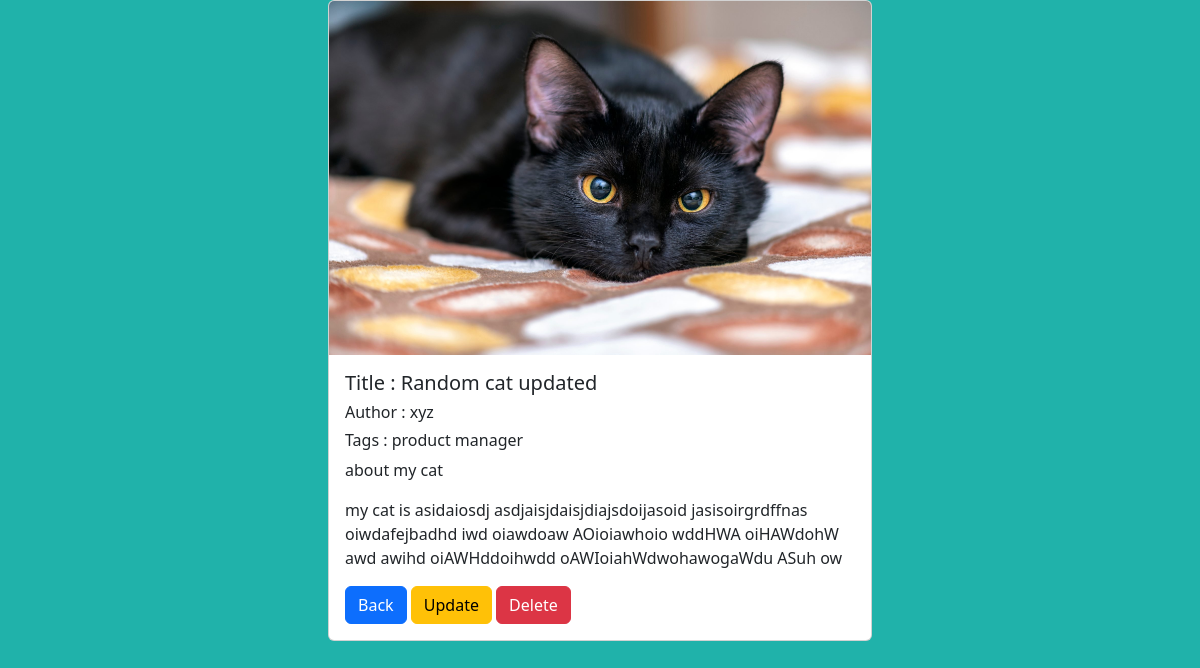
Page /blog/22 on the committed database.
### main/models.py (models this page shows, shortened)
class Blogs(models.Model):
    author = models.ForeignKey(User, on_delete=models.CASCADE)
    tag = models.ManyToManyField(Tags)
    title = models.CharField(max_length=200)
    small_desc= models.TextField()
    full_content = models.TextField()
    img= models.ImageField(upload_to="images/")

class User(models.Model):
    name = models.CharField(max_length=100)

class Tags(models.Model):
    tags = models.CharField(max_length=50)
    def __str__(self):
        return self.tags

### main/views.py (the view)
# urls.py: path('blog/<int:pk>',views.View_blog, name='View_blog'),
def View_blog(request,pk):
    try:
        content = Blogs.objects.get(pk= pk)
        info = {'content' : content }
        return render(request,"view_blog.html",info)
    except:
        return HttpResponse("Some error occurred while processing your request")

### templates/view_blog.html (shortened to what this page needs)
<!doctype html>
<html lang="en">
  <head>
    <link href="https://cdn.jsdelivr.net/npm/bootstrap@5.2.0-beta1/dist/css/bootstrap.min.css" rel="stylesheet">
  </head>
  <body style="background-color: lightseagreen;">
    <div class="card mx-auto" style="width: 34rem;">
      <img src="{{content.img.url}}" alt="Blog image" class="card-img-top">
      <div class="card-body">
        <h5 class="card-title"> Title : {{content.title}}</h5>
        <h6 class="card-title"> Author : {{content.author.name}}</h5>
        <h6 class="card-title"> Tags : {% for tags in content.tag.all %}{{ tags }}<br>{% endfor %}</h5>
        <p class="card-text"> {{content.small_desc}} </p>
        <p class="card-text"> {{content.full_content}} </p>
        <a href="{% url 'Blog' %}" class="btn btn-primary">Back</a>
        <a href= "{% url 'Update' content.pk %}" class="btn btn-warning">Update</a>
        <a href= "{% url 'Delete' content.pk %}" class="btn btn-danger">Delete</a>
      </div>
    </div>
  </body>
</html>

### rows in the picture
Blogs: img (picture), title "Random cat updated", author.name "xyz", small_desc "about my cat", full_content "my cat is asidaiosdj asdjaisjdaisjdiajsdoijasoid jasisoirgrdffnas oiwdafejbadhd iwd oiawdoaw AOioiawhoio wddHWA oiHAWdohW awd awihd oiAWHddoihwdd oAWIoiahWdwohawogaWdu ASuh ow"
Tags: tags "product manager"
